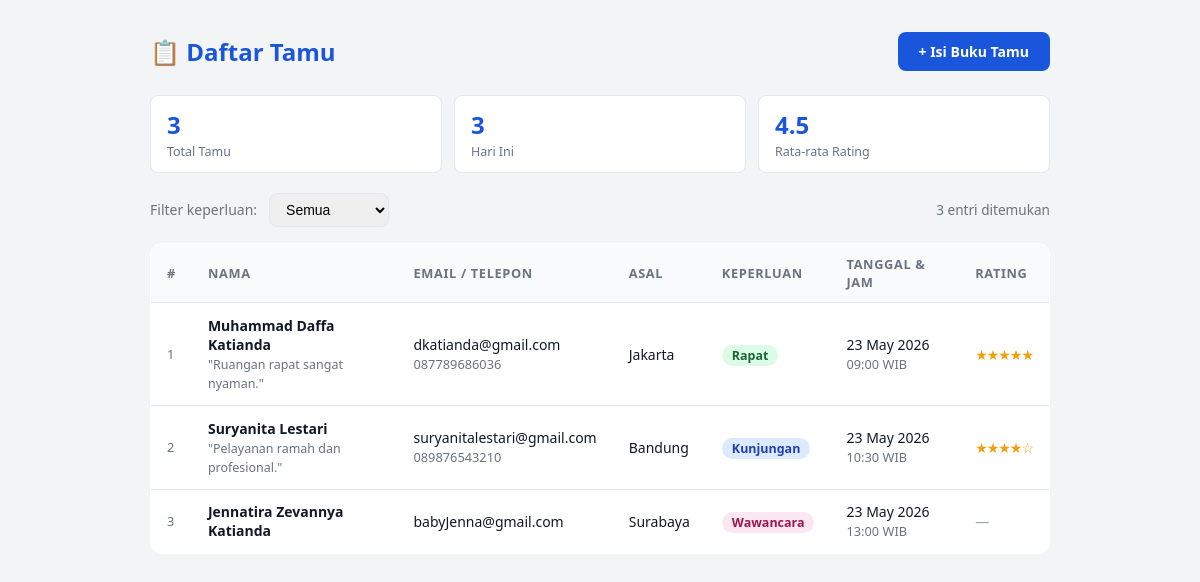
The page /Latihan11BukuTamu/daftar.php on the database its author committed.
### tables this page shows
CREATE TABLE IF NOT EXISTS tamu (
    id          INT UNSIGNED AUTO_INCREMENT PRIMARY KEY,
    nama        VARCHAR(100)  NOT NULL COMMENT 'Nama lengkap tamu',
    email       VARCHAR(150)  NOT NULL COMMENT 'Alamat email',
    no_telepon  VARCHAR(20)   DEFAULT NULL COMMENT 'Nomor telepon',
    asal        VARCHAR(100)  DEFAULT NULL COMMENT 'Kota / instansi asal',
    keperluan   ENUM(
                    'Kunjungan',
                    'Rapat',
                    'Pengiriman',
                    'Wawancara',
                    'Lainnya'
                ) NOT NULL DEFAULT 'Kunjungan' COMMENT 'Keperluan kedatangan',
    pesan       TEXT          DEFAULT NULL COMMENT 'Pesan / komentar tamu',
    rating      TINYINT       DEFAULT NULL COMMENT 'Penilaian 1–5 bintang',
    tanggal     DATE          NOT NULL COMMENT 'Tanggal kunjungan',
    waktu_masuk TIME          NOT NULL COMMENT 'Jam masuk',
    dibuat_pada TIMESTAMP     NOT NULL DEFAULT CURRENT_TIMESTAMP
);

### Latihan11BukuTamu/daftar.php (the view, shortened to what this page needs)
<?php
$per_halaman  = 10;
$halaman      = max(1, (int)($_GET['hal'] ?? 1));
$offset       = ($halaman - 1) * $per_halaman;
$where  = '';
$params = [];
$pdo = getDB();
$stmt_count = $pdo->prepare("SELECT COUNT(*) FROM tamu $where");
$stmt_count->execute($params);
$total       = (int) $stmt_count->fetchColumn();
$stmt = $pdo->prepare("
    SELECT id, nama, email, no_telepon, asal, keperluan, pesan, rating,
           tanggal, waktu_masuk, dibuat_pada
    FROM   tamu
    $where
    ORDER BY dibuat_pada DESC
    LIMIT  :limit OFFSET :offset
");
$stmt->bindValue(':limit',  $per_halaman, PDO::PARAM_INT);
$stmt->bindValue(':offset', $offset,      PDO::PARAM_INT);
$stmt->execute();
$rows = $stmt->fetchAll();
function bintang(int|null $r): string {
    if ($r === null) return '<span style="color:#9ca3af">—</span>';
    return str_repeat('★', $r) . str_repeat('☆', 5 - $r);
}
function badge(string $k): string {
    $map = [
        'Kunjungan'  => '#dbeafe:#1e40af',
        'Rapat'      => '#dcfce7:#166534',
        'Pengiriman' => '#fef9c3:#854d0e',
        'Wawancara'  => '#fce7f3:#9d174d',
        'Lainnya'    => '#f3f4f6:#374151',
    ];
    [$bg, $fg] = explode(':', $map[$k] ?? '#f3f4f6:#374151');
    return "<span style=\"background:$bg;color:$fg;
        padding:2px 10px;border-radius:999px;font-size:.78rem;font-weight:600;\">$k</span>";
}
?>
<!DOCTYPE html>
<html lang="id">
<head>
</head>
<body>
<div class="container">
  <div class="page-header">
    <h1>📋 Daftar Tamu</h1>
    <a href="index.php" class="btn btn-primary">+ Isi Buku Tamu</a>
  </div>
  <?php
  $s = $pdo->query("SELECT COUNT(*) AS total,
      SUM(CASE WHEN tanggal = CURDATE() THEN 1 ELSE 0 END) AS hari_ini,
      ROUND(AVG(rating),1) AS avg_rating
      FROM tamu")->fetch();
  ?>
  <div class="stats">
    <div class="stat-card"><div class="num"><?= number_format($s['total']) ?></div><div class="lbl">Total Tamu</div></div>
    <div class="stat-card"><div class="num"><?= $s['hari_ini'] ?></div><div class="lbl">Hari Ini</div></div>
    <div class="stat-card"><div class="num"><?= $s['avg_rating'] ?? '—' ?></div><div class="lbl">Rata‑rata Rating</div></div>
  </div>
  <div class="filter-bar">
    <label for="f_keperluan">Filter keperluan:</label>
    <form method="GET" style="display:flex;gap:.5rem;align-items:center;">
      <select name="keperluan" id="f_keperluan" onchange="this.form.submit()">
        <option value="">Semua</option>
      </select>
    </form>
    <span style="margin-left:auto;font-size:.85rem;color:var(--muted);"><?= $total ?> entri ditemukan</span>
  </div>
  <div class="table-wrap">
    <table>
      <thead>
        <tr>
          <th>#</th>
          <th>Nama</th>
          <th>Email / Telepon</th>
          <th>Asal</th>
          <th>Keperluan</th>
          <th>Tanggal &amp; Jam</th>
          <th>Rating</th>
        </tr>
      </thead>
      <tbody>
        <?php if (empty($rows)): ?>
          <tr><td colspan="7" class="empty">Belum ada data tamu.</td></tr>
        <?php else: ?>
          <?php foreach ($rows as $i => $r): ?>
          <tr>
            <td style="color:var(--muted);font-size:.8rem;"><?= $offset + $i + 1 ?></td>
            <td>
              <strong><?= htmlspecialchars($r['nama']) ?></strong>
              <?php if ($r['pesan']): ?>
                <br><span style="font-size:.78rem;color:var(--muted);" title="<?= htmlspecialchars($r['pesan']) ?>">
                  "<?= mb_strimwidth(htmlspecialchars($r['pesan']), 0, 40, '…') ?>"
                </span>
              <?php endif; ?>
            </td>
            <td>
              <?= htmlspecialchars($r['email']) ?>
              <?php if ($r['no_telepon']): ?>
                <br><span style="font-size:.8rem;color:var(--muted);"><?= htmlspecialchars($r['no_telepon']) ?></span>
              <?php endif; ?>
            </td>
            <td><?= htmlspecialchars($r['asal'] ?? '—') ?></td>
            <td><?= badge($r['keperluan']) ?></td>
            <td>
              <?= date('d M Y', strtotime($r['tanggal'])) ?>
              <br><span style="font-size:.8rem;color:var(--muted);"><?= substr($r['waktu_masuk'], 0, 5) ?> WIB</span>
            </td>
            <td class="rating-stars"><?= bintang($r['rating'] ? (int)$r['rating'] : null) ?></td>
          </tr>
          <?php endforeach; ?>
        <?php endif; ?>
      </tbody>
    </table>
  </div>
</div>
</body>
</html>

### Latihan11BukuTamu/daftar.php (style rules this page uses)
*, *::before, *::after { box-sizing: border-box; margin: 0; padding: 0; }
:root { --primary: #1a56db; --surface: #ffffff; --bg: #f3f4f6; --border: #e5e7eb; --text: #111827; --muted: #6b7280; --radius: 8px; }
body { font-family: 'Segoe UI', system-ui, sans-serif; background: var(--bg); color: var(--text); min-height: 100vh; padding: 2rem 1rem; }
.container { max-width: 900px; margin: 0 auto; }
.page-header { display: flex; align-items: center; justify-content: space-between; margin-bottom: 1.5rem; flex-wrap: wrap; gap: 1rem; }
.page-header h1 { font-size: 1.5rem; font-weight: 700; color: var(--primary); }
.btn { display: inline-block; padding: .55rem 1.25rem; border-radius: var(--radius); font-size: .875rem; font-weight: 600; cursor: pointer; text-decoration: none; border: 1px solid transparent; }
.btn-primary { background: var(--primary); color: #fff; }
.filter-bar { display: flex; gap: .75rem; align-items: center; margin-bottom: 1rem; flex-wrap: wrap; }
.filter-bar select { padding: .45rem .75rem; border: 1px solid var(--border); border-radius: var(--radius); font-size: .875rem; }
.filter-bar label { font-size: .875rem; color: var(--muted); }
.stats { display: flex; gap: .75rem; margin-bottom: 1.25rem; flex-wrap: wrap; }
.stat-card { background: var(--surface); border: 1px solid var(--border); border-radius: var(--radius); padding: .75rem 1rem; flex: 1; min-width: 130px; }
.stat-card .num { font-size: 1.5rem; font-weight: 700; color: var(--primary); }
.stat-card .lbl { font-size: .78rem; color: var(--muted); margin-top: 2px; }
.table-wrap { overflow-x: auto; }
table { width: 100%; border-collapse: collapse; background: var(--surface); border-radius: calc(var(--radius)*1.5); overflow: hidden; border: 1px solid var(--border); }
thead { background: #f9fafb; }
th { text-align: left; padding: .7rem 1rem; font-size: .8rem; font-weight: 700; text-transform: uppercase; letter-spacing: .05em; color: var(--muted); border-bottom: 1px solid var(--border); }
td { padding: .8rem 1rem; font-size: .875rem; border-bottom: 1px solid var(--border); vertical-align: middle; }
tr:last-child td { border-bottom: none; }
.rating-stars { color: #f59e0b; letter-spacing: -1px; }

### rows shown on the page
tamu: i "1", nama "Muhammad Daffa Katianda", pesan "Ruangan rapat sangat nyaman.", email "dkatianda@gmail.com", no_telepon "087789686036", asal "Jakarta", keperluan "Rapat", tanggal "23 May 2026", waktu_masuk "09:00", rating "★★★★★"
tamu: i "2", nama "Suryanita Lestari", pesan "Pelayanan ramah dan profesional.", email "suryanitalestari@gmail.com", no_telepon "089876543210", asal "Bandung", keperluan "Kunjungan", tanggal "23 May 2026", waktu_masuk "10:30", rating "★★★★☆"
tamu: i "3", nama "Jennatira Zevannya Katianda", email "babyJenna@gmail.com", asal "Surabaya", keperluan "Wawancara", tanggal "23 May 2026", waktu_masuk "13:00"

### other values the page prints
$s['total'] "3"
$s['hari_ini'] "3"
$s['avg_rating'] "4.5"
$total "3"
